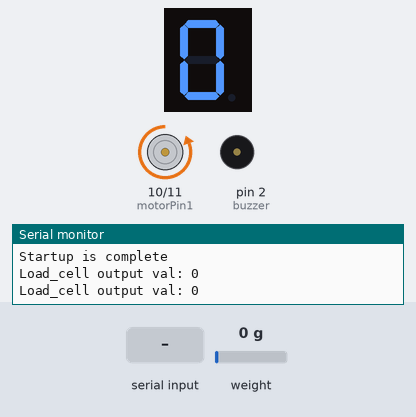
This sketch was run on a simulated Arduino Uno, built with avr-gcc and run on an emulated ATmega328P. On the bench: 1-digit seven-segment display, motor-driver pin pairs drawn as motors (green arrow = first pin HIGH = forward, orange = second pin HIGH = backward, longer = more drive), buzzer (waves = sounding, pin HIGH), the last lines printed to the serial monitor. Wiring (inferred from the names in the program): 1-digit 7-segment display, segments lit when HIGH: segments pin 3, pin 4, pin 5, pin 6, pin 7, pin 8, pin 9. The test bench sets the inputs (shaded band); at power-on: weight on the scale 0 g. The segment pins are drawn as the display they are named for; pins used as bus, display or sensor lines are not drawn.

Above: at 3.6 s.
3.7 s: weight on the scale set to 34 g
At 5.5 s:
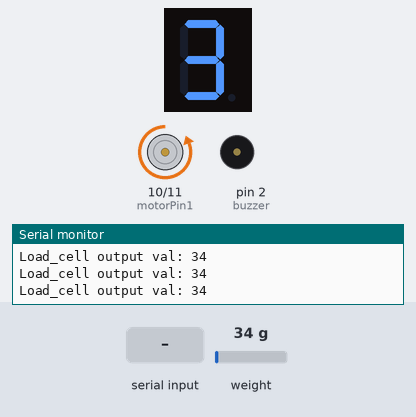
5.9 s: weight on the scale set to 43 g
At 8.2 s:
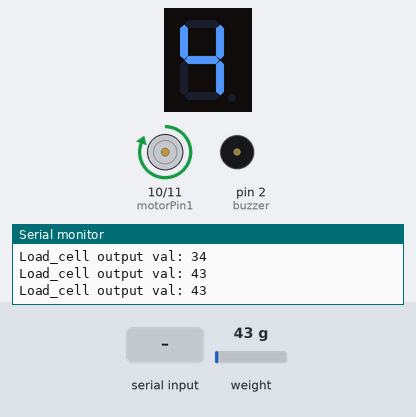
9.4 s: weight on the scale set to 55 g
At 11.0 s:
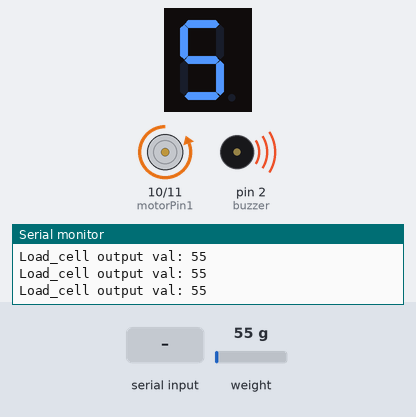
11.4 s: weight on the scale set to 100 g
At 12.2 s:
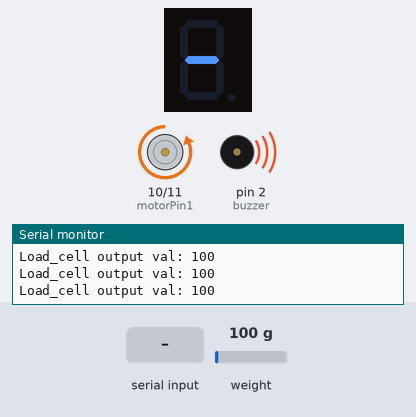
12.9 s: "t" received over Serial
At 13.5 s:
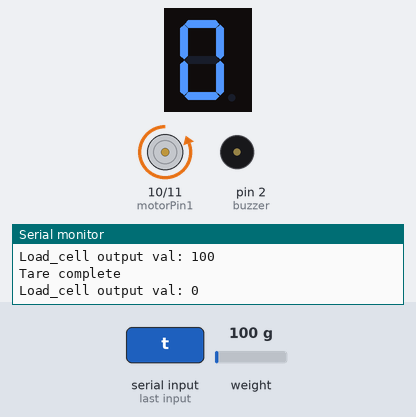
14.4 s: weight on the scale set to 125 g
16.4 s: weight on the scale set to 140 g
At 17.6 s:
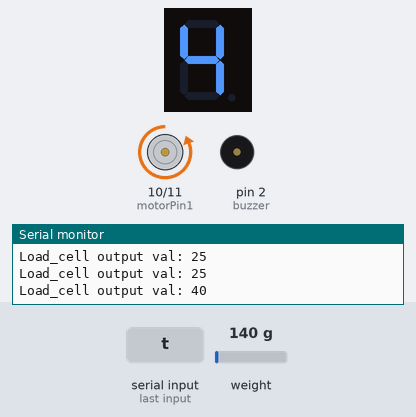
Timing chart, 0 to 19.9 s (numbered marks = the images above; inputs shaded):
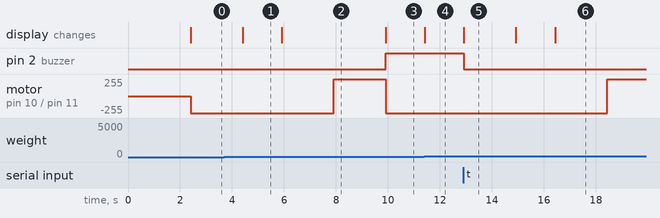

The sketch:

code.ino
```cpp
/*
   -------------------------------------------------------------------------------------
   HX711_ADC
   Arduino library for HX711 24-Bit Analog-to-Digital Converter for Weight Scales
   Olav Kallhovd sept2017
   -------------------------------------------------------------------------------------
*/

/*
   Settling time (number of samples) and data filtering can be adjusted in the config.h file
   For calibration and storing the calibration value in eeprom, see example file "Calibration.ino"

   The update() function checks for new data and starts the next conversion. In order to acheive maximum effective
   sample rate, update() should be called at least as often as the HX711 sample rate; >10Hz@10SPS, >80Hz@80SPS.
   If you have other time consuming code running (i.e. a graphical LCD), consider calling update() from an interrupt routine,
   see example file "Read_1x_load_cell_interrupt_driven.ino".

   This is an example sketch on how to use this library
*/

#include <HX711_ADC.h>
#if defined(ESP8266) || defined(ESP32) || defined(AVR)
#include <EEPROM.h>
#endif

//pins:
const int HX711_dout = 12;  //mcu > HX711 dout pin
const int HX711_sck = 13;   //mcu > HX711 sck pin

const int motorPin1 = 10;
const int motorPin2 = 11;

const int buzzer = 2;  //Buzzer

//Define pins for seven segments
const int a = 3;
const int b = 4;
const int c = 5;
const int d = 6;
const int e = 7;
const int f = 8;
const int g = 9;

int weight = 0;

boolean isOpen = false;

//HX711 constructor:
HX711_ADC LoadCell(HX711_dout, HX711_sck);

const int calVal_eepromAdress = 0;
unsigned long t = 0;

void setup() {
  //Seven Segment Display
  pinMode(a, OUTPUT);
  pinMode(b, OUTPUT);
  pinMode(c, OUTPUT);
  pinMode(d, OUTPUT);
  pinMode(e, OUTPUT);
  pinMode(f, OUTPUT);
  pinMode(g, OUTPUT);
  pinMode(buzzer, OUTPUT);

  pinMode(motorPin1, OUTPUT);
  pinMode(motorPin2, OUTPUT);

  Serial.begin(9600);
  delay(10);
  Serial.println();
  Serial.println("Starting...");

  LoadCell.begin();
  //LoadCell.setReverseOutput(); //uncomment to turn a negative output value to positive
  float calibrationValue;    // calibration value (see example file "Calibration.ino")
  calibrationValue = 696.0;  // uncomment this if you want to set the calibration value in the sketch
#if defined(ESP8266) || defined(ESP32)
  //EEPROM.begin(512); // uncomment this if you use ESP8266/ESP32 and want to fetch the calibration value from eeprom
#endif
  //EEPROM.get(calVal_eepromAdress, calibrationValue); // uncomment this if you want to fetch the calibration value from eeprom

  unsigned long stabilizingtime = 2000;  // preciscion right after power-up can be improved by adding a few seconds of stabilizing time
  boolean _tare = true;                  //set this to false if you don't want tare to be performed in the next step
  LoadCell.start(stabilizingtime, _tare);
  if (LoadCell.getTareTimeoutFlag()) {
    Serial.println("Timeout, check MCU>HX711 wiring and pin designations");
    while (1)
      ;
  } else {
    LoadCell.setCalFactor(calibrationValue);  // set calibration value (float)
    Serial.println("Startup is complete");
  }
}

void loop() {
  static boolean newDataReady = 0;
  const int serialPrintInterval = 0;  //increase value to slow down serial print activity

  // check for new data/start next conversion:
  if (LoadCell.update()) newDataReady = true;

  // get smoothed value from the dataset:
  if (newDataReady) {
    if (millis() > t + serialPrintInterval) {
      float i = LoadCell.getData();
      weight = int(i);
      Serial.print("Load_cell output val: ");
      Serial.println(weight);
      newDataReady = 0;
      t = millis();
    }
  }
  //displaying weight
  displayWeight(weight);

  //Buzzer conditions
  if (weight >= 50) {
    digitalWrite(buzzer, HIGH);
  } else if (weight <= 50) {
    digitalWrite(buzzer, LOW);
  }

  //MOTOR DOOR Program
  if (weight <= 0) {  // Making Door Open
    digitalWrite(motorPin1, LOW);
    digitalWrite(motorPin2, HIGH);
    delay(1000);
    // digitalWrite(motorPin1,LOW);
    // digitalWrite(motorPin2,LOW);

  }else if((weight<50)&&(weight>=40)){
    delay(2000);
    doorClose(weight);
  }else{
      digitalWrite(motorPin1, LOW);
    digitalWrite(motorPin2, HIGH);
  }

  // else if (weight >= 50) {
  //   isOpen == false;
  //   digitalWrite(motorPin1, LOW);
  //   digitalWrite(motorPin2, LOW);
  // }


  // receive command from serial terminal, send 't' to initiate tare operation:
  if (Serial.available() > 0) {
    char inByte = Serial.read();
    if (inByte == 't') LoadCell.tareNoDelay();
  }

  // check if last tare operation is complete:
  if (LoadCell.getTareStatus() == true) {
    Serial.println("Tare complete");
  }
}
void displayWeight(int weight) {
  switch (weight) {
    case 0:
    case -1:
    case -2:
    case -3:
    case -4:
    case -5:
    case -6:
    case -7:
    case -8:
    case -9:
    case -10:
    case -11:
      {
        digitalWrite(a, HIGH);
        digitalWrite(b, HIGH);
        digitalWrite(c, HIGH);
        digitalWrite(d, HIGH);
        digitalWrite(e, HIGH);
        digitalWrite(d, HIGH);
        digitalWrite(e, HIGH);
        digitalWrite(f, HIGH);
        digitalWrite(g, LOW);
        break;
      }
    case 10:
    case 11:
    case 12:
    case 13:
    case 14:
    case 1:

      {
        digitalWrite(a, 0);
        digitalWrite(b, 1);
        digitalWrite(c, 1);
        digitalWrite(d, 0);
        digitalWrite(e, 0);
        digitalWrite(f, 0);
        digitalWrite(g, 0);
        break;
      }
    case 15:
    case 16:
    case 17:
    case 18:
    case 19:
    case 20:
    case 2:
    case 21:
    case 22:
    case 23:
    case 24:
      {
        digitalWrite(a, 1);
        digitalWrite(b, 1);
        digitalWrite(c, 0);
        digitalWrite(d, 1);
        digitalWrite(e, 1);
        digitalWrite(f, 0);
        digitalWrite(g, 1);
        break;
      }
    case 25:
    case 26:
    case 27:
    case 28:
    case 29:
    case 30:
    case 31:
    case 32:
    case 33:
    case 34:
    case 3:
      {
        digitalWrite(a, 1);
        digitalWrite(b, 1);
        digitalWrite(c, 1);
        digitalWrite(d, 1);
        digitalWrite(e, 0);
        digitalWrite(f, 0);
        digitalWrite(g, 1);
        break;
      }
    case 35:
    case 36:
    case 37:
    case 38:
    case 39:
    case 40:
    case 4:
    case 41:
    case 42:
    case 43:
    case 44:
      {
        digitalWrite(a, 0);
        digitalWrite(b, 1);
        digitalWrite(c, 1);
        digitalWrite(d, 0);
        digitalWrite(e, 0);
        digitalWrite(f, 1);
        digitalWrite(g, 1);
        break;
      }
    case 45:
    case 46:
    case 47:
    case 48:
    case 49:
    case 50:
    case 5:
    case 51:
    case 52:
    case 53:
    case 54:
    case 55:
      {
        digitalWrite(a, 1);
        digitalWrite(b, 0);
        digitalWrite(c, 1);
        digitalWrite(d, 1);
        digitalWrite(e, 0);
        digitalWrite(f, 1);
        digitalWrite(g, 1);
        break;
      }
    case 56:
    case 57:
    case 58:
    case 59:
    case 60:
    case 6:
    case 61:
    case 62:
    case 63:
    case 64:
    case 65:
      {
        digitalWrite(a, 1);
        digitalWrite(b, 0);
        digitalWrite(c, 1);
        digitalWrite(d, 1);
        digitalWrite(e, 1);
        digitalWrite(f, 1);
        digitalWrite(g, 1);
        break;
      }
    case 66:
    case 67:
    case 68:
    case 69:
    case 70:
    case 7:
    case 71:
    case 72:
    case 73:
    case 74:
    case 75:
      {
        digitalWrite(a, 1);
        digitalWrite(b, 1);
        digitalWrite(c, 1);
        digitalWrite(d, 0);
        digitalWrite(e, 0);
        digitalWrite(f, 0);
        digitalWrite(g, 0);
        break;
      }
    case 76:
    case 77:
    case 78:
    case 79:
    case 80:
    case 8:
    case 81:
    case 82:
    case 83:
    case 84:
    case 85:
      {
        digitalWrite(a, 1);
        digitalWrite(b, 1);
        digitalWrite(c, 1);
        digitalWrite(d, 1);
        digitalWrite(e, 1);
        digitalWrite(f, 1);
        digitalWrite(g, 1);
        break;
      }
    case 86:
    case 87:
    case 88:
    case 89:
    case 90:
    case 9:
    case 91:
    case 92:
    case 93:
    case 94:
    case 95:
      {
        digitalWrite(a, 1);
        digitalWrite(b, 1);
        digitalWrite(c, 1);
        digitalWrite(d, 1);
        digitalWrite(e, 0);
        digitalWrite(f, 1);
        digitalWrite(g, 1);
        break;
      }
    default:
      {
        digitalWrite(a, 0);
        digitalWrite(b, 0);
        digitalWrite(c, 0);
        digitalWrite(d, 0);
        digitalWrite(e, 0);
        digitalWrite(f, 0);
        digitalWrite(g, 1);
        break;
      }
  }
}

void doorClose(int weight) {
  digitalWrite(motorPin1, HIGH);
  digitalWrite(motorPin2, LOW);
}
```

Measured:
- the behaviour switches between 39 and 40 g on weight on the scale (found by bisection; images 1 and 2)
- the behaviour switches between 49 and 50 g on weight on the scale (found by bisection; images 2 and 3)
- after the input at 3.7 s, the display: changes after 0.71 s (image 1)
- after the input at 5.9 s, motor on pin 10 (motorPin1) / pin 11 (motorPin2): backward 255/255 → forward 255/255 after 2.0 s; the display: changes at once (image 2)
- after the input at 9.4 s, pin 2 (buzzer): LOW → HIGH after 0.51 s; motor on pin 10 (motorPin1) / pin 11 (motorPin2): forward 255/255 → backward 255/255 after 0.51 s; the display: changes after 0.51 s (image 3)
- after the input at 11.4 s, the display: changes at once (image 4)
- after the input at 12.9 s, pin 2 (buzzer): HIGH → LOW at once; the display: changes at once (image 5)
- after the input at 16.4 s, motor on pin 10 (motorPin1) / pin 11 (motorPin2): backward 255/255 → forward 255/255 after 2.0 s; the display: changes at once (image 6)
